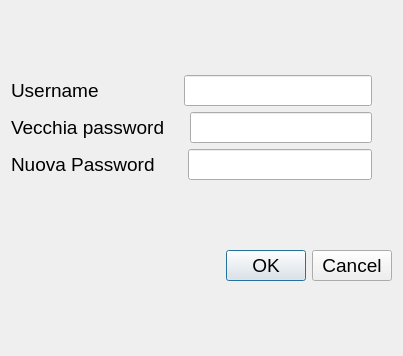
<?xml version="1.0" encoding="UTF-8"?>
<ui version="4.0">
 <class>Dialog</class>
 <widget class="QDialog" name="Dialog">
  <property name="geometry">
   <rect>
    <x>0</x>
    <y>0</y>
    <width>403</width>
    <height>356</height>
   </rect>
  </property>
  <property name="windowTitle">
   <string>Modifica Profilo</string>
  </property>
  <layout class="QVBoxLayout" name="verticalLayout_2">
   <item>
    <layout class="QVBoxLayout" name="verticalLayout">
     <item>
      <layout class="QHBoxLayout" name="horizontalLayout">
       <property name="spacing">
        <number>85</number>
       </property>
       <property name="rightMargin">
        <number>20</number>
       </property>
       <item>
        <widget class="QLabel" name="mpro_slbl_utente">
         <property name="font">
          <font>
           <pointsize>14</pointsize>
          </font>
         </property>
         <property name="text">
          <string>Username</string>
         </property>
        </widget>
       </item>
       <item>
        <widget class="QLineEdit" name="mpro_edit_nuovo_utente">
         <property name="font">
          <font>
           <pointsize>14</pointsize>
          </font>
         </property>
        </widget>
       </item>
      </layout>
     </item>
     <item>
      <layout class="QHBoxLayout" name="horizontalLayout_2">
       <property name="spacing">
        <number>25</number>
       </property>
       <property name="rightMargin">
        <number>20</number>
       </property>
       <item>
        <widget class="QLabel" name="mpro_slbl_vecchia_password">
         <property name="font">
          <font>
           <pointsize>14</pointsize>
          </font>
         </property>
         <property name="text">
          <string>Vecchia password</string>
         </property>
        </widget>
       </item>
       <item>
        <widget class="QLineEdit" name="mpro_edit_vecchia_password">
         <property name="font">
          <font>
           <pointsize>14</pointsize>
          </font>
         </property>
        </widget>
       </item>
      </layout>
     </item>
     <item>
      <layout class="QHBoxLayout" name="horizontalLayout_3">
       <property name="spacing">
        <number>33</number>
       </property>
       <property name="rightMargin">
        <number>20</number>
       </property>
       <item>
        <widget class="QLabel" name="mpro_slbl_nuova_password">
         <property name="font">
          <font>
           <pointsize>14</pointsize>
          </font>
         </property>
         <property name="text">
          <string>Nuova Password</string>
         </property>
        </widget>
       </item>
       <item>
        <widget class="QLineEdit" name="mpro_edit_nuova_password">
         <property name="font">
          <font>
           <pointsize>14</pointsize>
          </font>
         </property>
        </widget>
       </item>
      </layout>
     </item>
    </layout>
   </item>
   <item>
    <widget class="QDialogButtonBox" name="mpro_dlg_btns">
     <property name="font">
      <font>
       <pointsize>14</pointsize>
      </font>
     </property>
     <property name="orientation">
      <enum>Qt::Horizontal</enum>
     </property>
     <property name="standardButtons">
      <set>QDialogButtonBox::Cancel|QDialogButtonBox::Ok</set>
     </property>
    </widget>
   </item>
  </layout>
 </widget>
 <resources/>
 <connections>
  <connection>
   <sender>mpro_dlg_btns</sender>
   <signal>accepted()</signal>
   <receiver>Dialog</receiver>
   <slot>accept()</slot>
   <hints>
    <hint type="sourcelabel">
     <x>248</x>
     <y>254</y>
    </hint>
    <hint type="destinationlabel">
     <x>157</x>
     <y>274</y>
    </hint>
   </hints>
  </connection>
  <connection>
   <sender>mpro_dlg_btns</sender>
   <signal>rejected()</signal>
   <receiver>Dialog</receiver>
   <slot>reject()</slot>
   <hints>
    <hint type="sourcelabel">
     <x>316</x>
     <y>260</y>
    </hint>
    <hint type="destinationlabel">
     <x>286</x>
     <y>274</y>
    </hint>
   </hints>
  </connection>
 </connections>
</ui>
